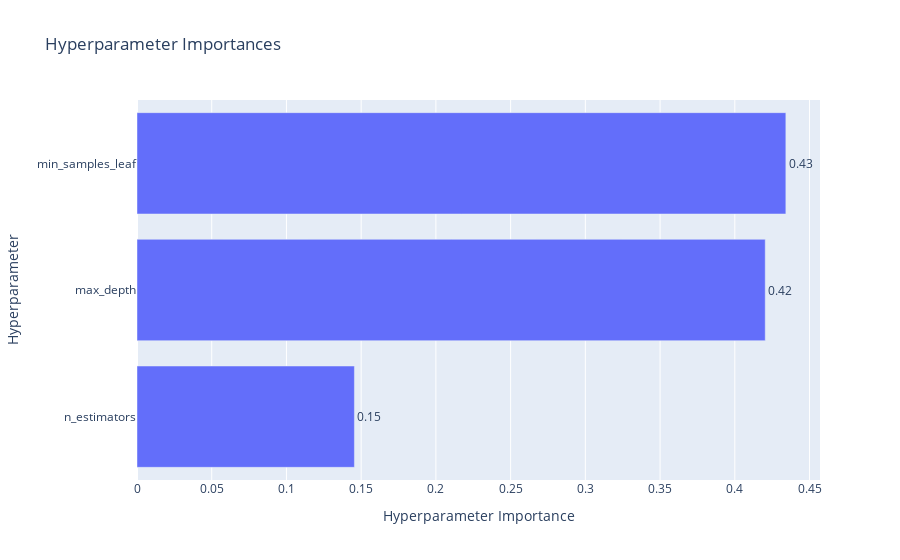

Notebook cell for this chart:
### Markdown cell above
**Почему Optuna эффективнее GridSearch?**

*Интеллектуальный поиск:*
- Optuna использует методы Bayesian optimization, а не полный перебор.
- Фокусируется на перспективных областях пространства параметров.
- В примере выше проверено 50 комбинаций вместо 3×21×9=567 в GridSearch.
- Поддержка сложных распределений (например, suggest_loguniform для learning rate).

### Code cell
optuna.visualization.plot_optimization_history(study)
optuna.visualization.plot_param_importances(study)

### Figure 1 — Plotly figure (JSON) as saved in the notebook; plotly's stock layout.template omitted (floating-point values rounded to 4 significant figures)
{"data": [{"cliponaxis": false, "hovertemplate": ["n_estimators (IntDistribution): 0.14547006465903184<extra></extra>", "max_depth (IntDistribution): 0.42037072983180096<extra></extra>", "min_samples_leaf (IntDistribution): 0.43415920550916715<extra></extra>"], "name": "Objective Value", "orientation": "h", "text": ["0.15", "0.42", "0.43"], "textposition": "outside", "type": "bar", "x": [0.1455, 0.4204, 0.4342], "y": ["n_estimators", "max_depth", "min_samples_leaf"]}], "layout": {"title": {"text": "Hyperparameter Importances"}, "xaxis": {"title": {"text": "Hyperparameter Importance"}}, "yaxis": {"title": {"text": "Hyperparameter"}}}}
